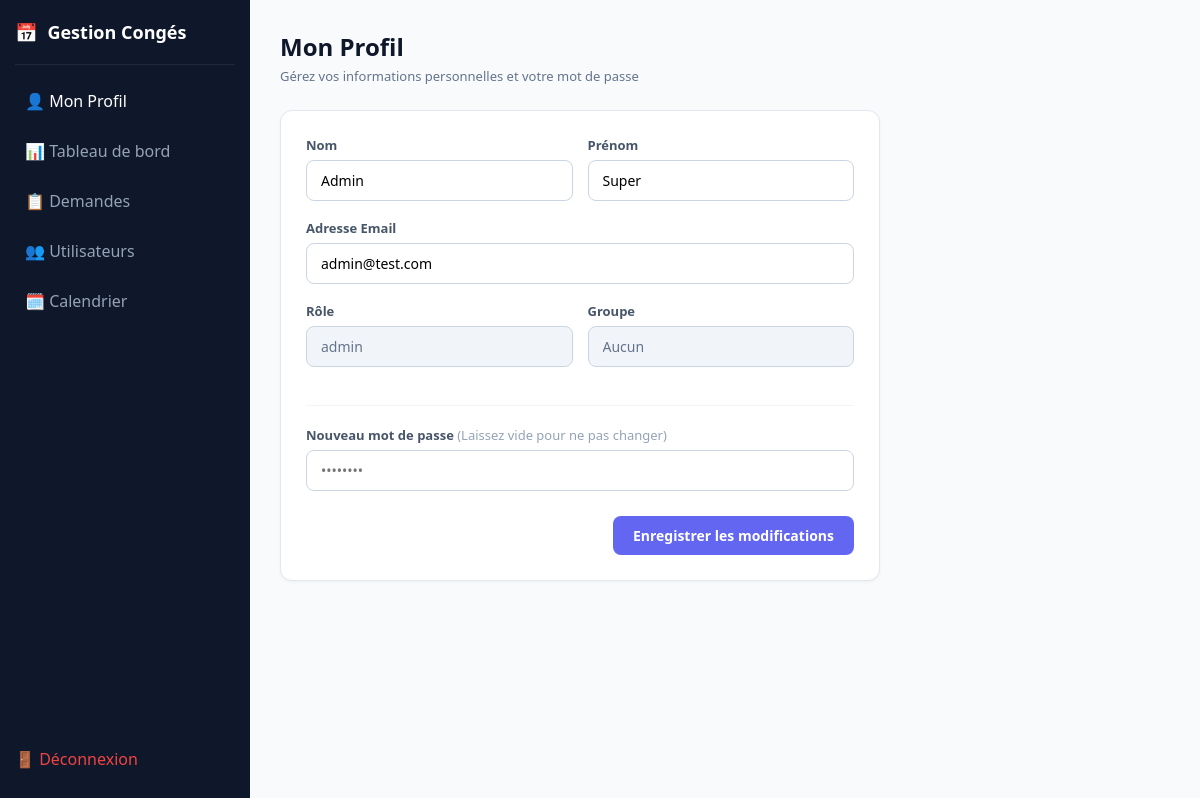
The app's page /admin/profil.php (signed in) with its own data.
### tables this page shows
CREATE TABLE users (
  id INT AUTO_INCREMENT PRIMARY KEY,
  nom VARCHAR(100) NOT NULL,
  prenom VARCHAR(100) NOT NULL,
  email VARCHAR(150) UNIQUE NOT NULL,
  password VARCHAR(255) NOT NULL,
  role ENUM('admin','user') DEFAULT 'user',
  group_id INT NULL,
  created_at TIMESTAMP DEFAULT CURRENT_TIMESTAMP,
  FOREIGN KEY (group_id) REFERENCES groups(id) ON DELETE SET NULL
);

### admin/profil.php (the view, shortened to what this page needs)
<?php
require_once '../config/db.php';
$user_id = $_SESSION['user_id'];
$stmt = $pdo->prepare("SELECT u.*, g.nom as group_nom FROM users u LEFT JOIN `groups` g ON g.id = u.group_id WHERE u.id = ?");
$stmt->execute([$user_id]);
$user = $stmt->fetch(PDO::FETCH_ASSOC);
?>
<!DOCTYPE html>
<html lang="fr">
<head>
</head>
<body>
    <div class="page-container">
        <?php include 'sidebar.php'; ?>
        <main class="custom-main">
            <header style="margin-bottom: 25px;">
                <h1 style="font-size: 24px; font-weight: 700; color: #0f172a;">Mon Profil</h1>
                <p style="color: #64748b; font-size: 13px; margin-top: 4px;">Gérez vos informations personnelles et votre mot de passe</p>
            </header>
            <div style="background: white; padding: 25px; border-radius: 12px; border: 1px solid #e2e8f0; max-width: 600px; box-shadow: 0 1px 3px rgba(0,0,0,0.05);">
                <form method="POST">
                    <div style="display: flex; gap: 15px;">
                        <div class="form-group" style="flex: 1;">
                            <label>Nom</label>
                            <input type="text" name="nom" class="form-control" value="<?= htmlspecialchars($user['nom']) ?>" required>
                        </div>
                        <div class="form-group" style="flex: 1;">
                            <label>Prénom</label>
                            <input type="text" name="prenom" class="form-control" value="<?= htmlspecialchars($user['prenom']) ?>" required>
                        </div>
                    </div>
                    <div class="form-group">
                        <label>Adresse Email</label>
                        <input type="email" name="email" class="form-control" value="<?= htmlspecialchars($user['email']) ?>" required>
                    </div>
                    <div style="display: flex; gap: 15px;">
                        <div class="form-group" style="flex: 1;">
                            <label>Rôle</label>
                            <input type="text" class="form-control" value="<?= htmlspecialchars($user['role']) ?>" readonly>
                        </div>
                        <div class="form-group" style="flex: 1;">
                            <label>Groupe</label>
                            <input type="text" class="form-control" value="<?= htmlspecialchars($user['group_nom'] ?? 'Aucun') ?>" readonly>
                        </div>
                    </div>
                    <hr style="border: 0; border-top: 1px solid #f1f5f9; margin: 20px 0;">
                    <div class="form-group">
                        <label>Nouveau mot de passe <span style="font-weight: normal; color: #94a3b8;">(Laissez vide pour ne pas changer)</span></label>
                        <input type="password" name="password" class="form-control" placeholder="••••••••">
                    </div>
                    <div style="margin-top: 25px; text-align: right;">
                        <button type="submit" class="btn-submit">Enregistrer les modifications</button>
                    </div>
                </form>
            </div>
        </main>
    </div>
</body>
</html>

### admin/profil.php (style rules this page uses)
* { box-sizing: border-box; margin: 0; padding: 0; font-family: 'Segoe UI', system-ui, sans-serif; }
body { background-color: #f8fafc; color: #334155; }
.page-container { display: flex; width: 100vw; min-height: 100vh; }
.custom-main { flex: 1; padding: 30px; overflow-y: auto; }
.form-group { margin-bottom: 18px; }
.form-group label { display: block; font-size: 13px; font-weight: 600; color: #475569; margin-bottom: 6px; }
.form-control { width: 100%; padding: 10px 14px; font-size: 14px; border: 1px solid #cbd5e1; border-radius: 8px; outline: none; transition: border 0.2s; }
.form-control[readonly] { background-color: #f1f5f9; cursor: not-allowed; color: #64748b; }
.btn-submit { background-color: #6366f1; color: white; border: none; padding: 10px 20px; font-size: 14px; font-weight: 600; border-radius: 8px; cursor: pointer; transition: background 0.2s; }

### records on screen
users: nom "Admin", prenom "Super", email "admin@test.com", role "admin"
